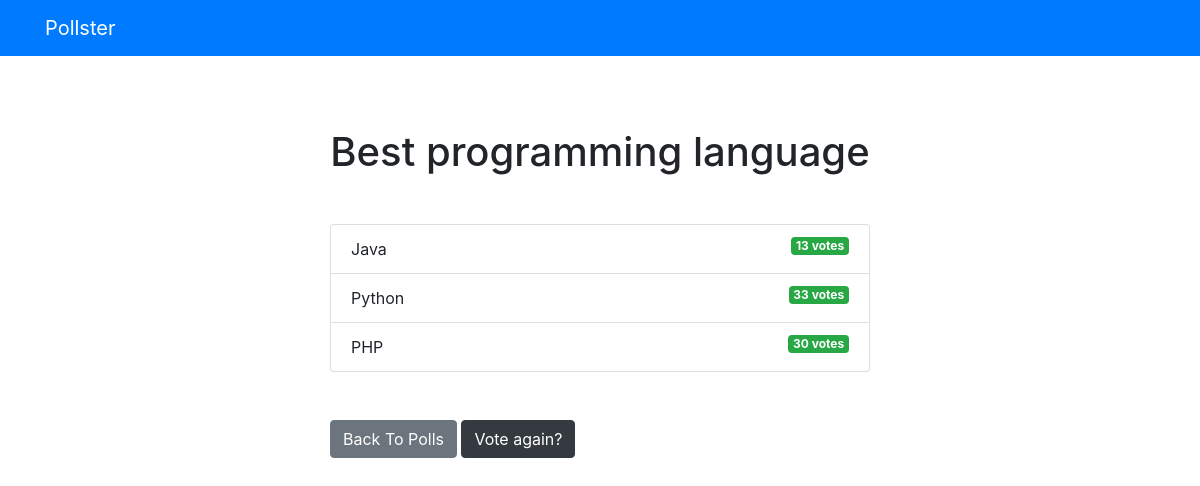
The page /polls/2/results/ on the database as committed earlier.
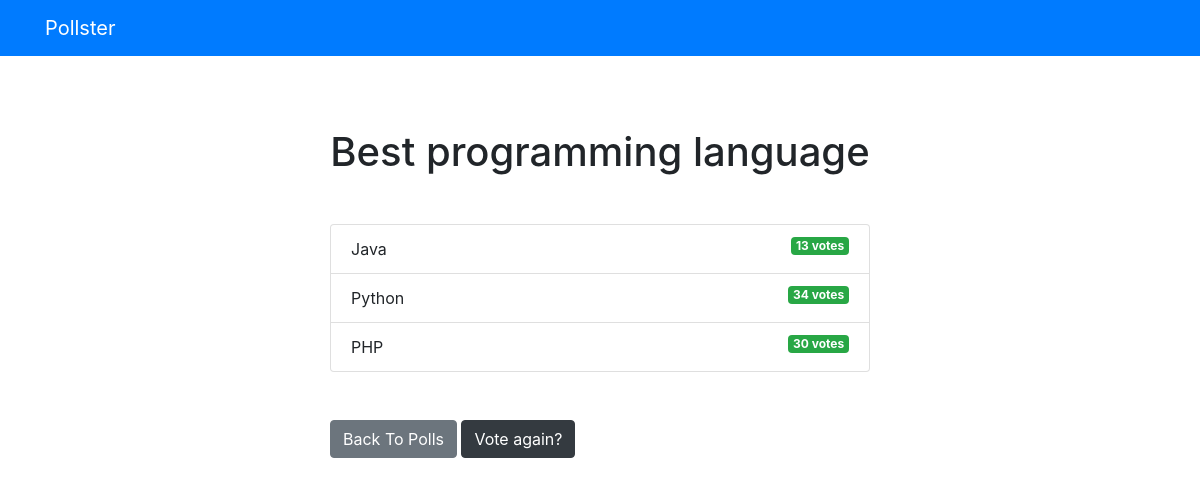
The same page on the database as committed later.
### polls/models.py (models this page shows, shortened)
class Question(models.Model):
    question_text = models.CharField(max_length=200)
    pub_date = models.DateTimeField('date published')

class Choice(models.Model):
    question = models.ForeignKey(Question, on_delete=models.CASCADE)
    choice_text = models.CharField(max_length=200)
    votes = models.IntegerField(default=0)

### polls/views.py (the view)
# urls.py: path('<int:question_id>/results/', views.results, name='results'),
def results(request, question_id):
  question = get_object_or_404(Question, pk=question_id)
  return render(request, 'polls/results.html', { 'question': question })

### templates/polls/results.html (shortened to what this page needs)
{% extends 'base.html' %} {% block content %}
<div class="my-5">
  <h1 class="mb-5 text-center">{{ question.question_text }}</h1>
  <ul class="list-group mb-5">
    {% for choice in question.choice_set.all %}
    <li class="list-group-item">
      {{ choice.choice_text }}
      <span class="badge badge-success float-right"
        >{{ choice.votes }} vote{{ choice.votes | pluralize }}</span
      >
    </li>
    {% endfor %}
  </ul>
  <a class="btn btn-secondary" href="{% url 'polls:index' %}">Back To Polls</a>
  <a class="btn btn-dark" href="{% url 'polls:detail' question.id %}"
    >Vote again?</a
  >
</div>
{% endblock %}

### templates/base.html (shortened to what this page needs)
<!DOCTYPE html>
<html lang="en">
  <head>
    <link
      rel="stylesheet"
      href="https://stackpath.bootstrapcdn.com/bootstrap/4.3.1/css/bootstrap.min.css"
    />
  </head>
  <body>
    {% include 'partials/_navbar.html' %}
    <div class="container">
      <div class="row">
        <div class="col-md-6 m-auto">
          {% block content %}{% endblock %}
        </div>
      </div>
    </div>
  </body>
</html>

### templates/partials/_navbar.html
<nav class="navbar navbar-dark bg-primary mb-4">
	<div class="container">
		<a class="navbar-brand" href="/">Pollster</a>
	</div>
</nav>

Rows that differ between the two databases and show on the page:
changed Choice "Python": votes "33" → "34"
